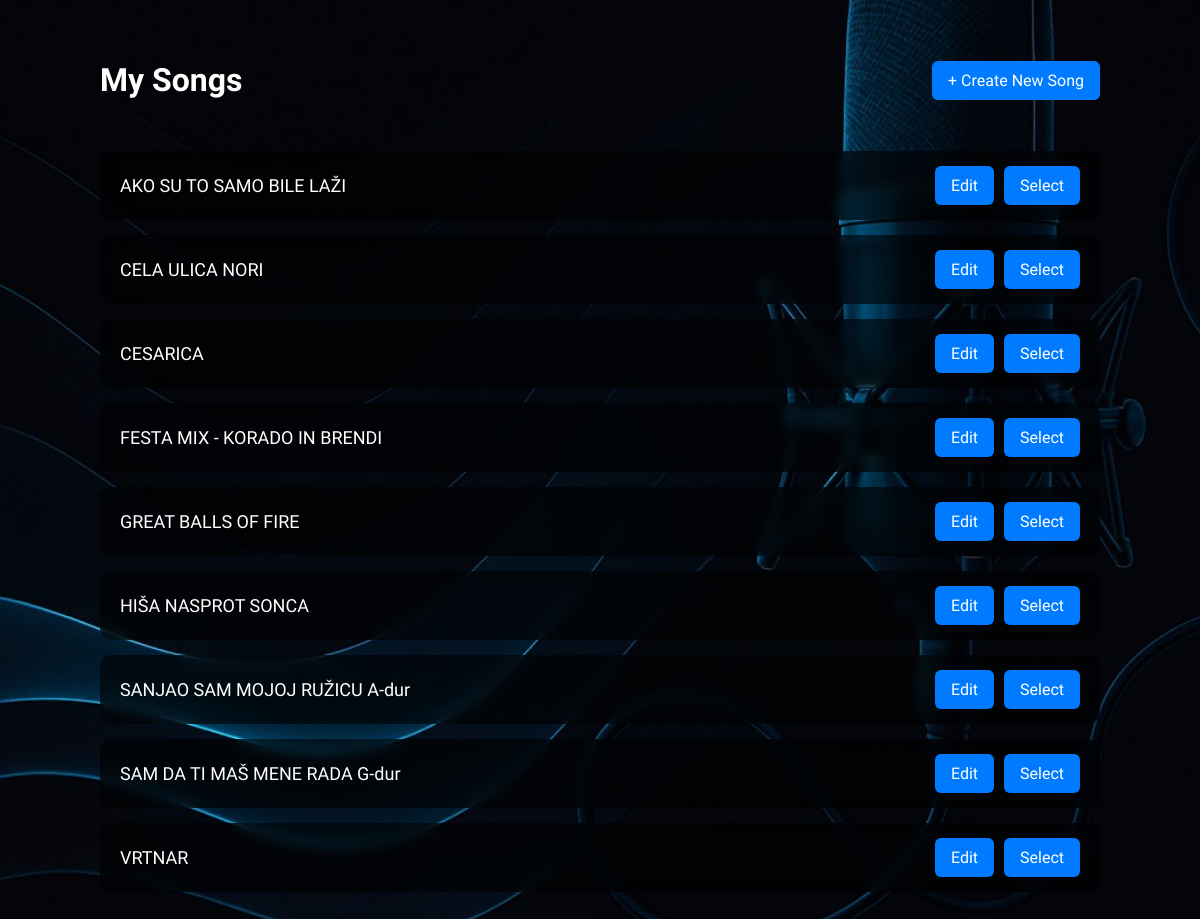
Screenshot of /songs (signed in) with the database file from the repository.
### main.py (models this page shows)
class Song(db.Model):
    id = db.Column(db.Integer, primary_key=True)
    title = db.Column(db.String(100))
    lyrics = db.Column(db.Text)
    likes = db.Column(db.Integer, default=0)
    user_id = db.Column(db.Integer, db.ForeignKey('user.id'))

### main.py (the view)
@app.route('/songs')
@login_required
def songs():
    songs = Song.query.all()
    return render_template('songs.html', songs=songs)

### main.py (called while the page is built)
@login_manager.user_loader
def load_user(id):
    return User.query.get(int(id))

### templates/songs.html (shortened to what this page needs)
{% extends "base.html" %}
{% block content %}
<div class="songs-container">
    <div class="songs-header">
        <h1>My Songs</h1>
        <a href="{{ url_for('editor') }}" class="btn btn-create">+ Create New Song</a>
    </div>
    <div class="songs-list">
        {% for song in songs %}
        <div class="song-card">
            <span class="song-title">{{ song.title }}</span>
            <div class="song-actions">
                <a href="{{ url_for('edit_song', song_id=song.id) }}" class="btn btn-action">Edit</a>
                <a href="{{ url_for('select_song') }}" class="btn btn-action" onclick="selectSong({{ song.id }}); return false;">Select</a>
            </div>
        </div>
        {% endfor %}
    </div>
</div>
{% endblock %}

### templates/base.html (shortened to what this page needs)
<!DOCTYPE html>
<html lang="en">
<head>
    <link rel="stylesheet" href="https://cdnjs.cloudflare.com/ajax/libs/chosen/1.8.7/chosen.min.css">
    <link rel="stylesheet" href="{{ url_for('static', filename='css/style.css') }}">
</head>
<body>
    {% block content %}{% endblock %}
</body>
</html>

### static/css/style.css (style rules this page uses)
body { font-family: Arial, sans-serif; margin: 0; padding: 0; background-image: url("../Slika-login.jpg"); background-size: cover; background-repeat: no-repeat; background-position: center; background-attachment: fixed; color: white; }
.btn, .song-button, .back-button, button { padding: 10px 20px; border: none; border-radius: 8px; background: #007bff; color: white; cursor: pointer; font-size: 16px; transition: background-color 0.3s ease-in-out; }

### templates/songs.html (style rules this page uses)
body { font-family: 'Segoe UI', sans-serif; color: white; margin: 0; padding: 0; }
.songs-container { width: 90%; max-width: 1000px; margin: 40px auto; }
.songs-header { display: flex; justify-content: space-between; align-items: center; margin-bottom: 30px; }
h1 { font-size: 32px; font-weight: 600; }
.btn { padding: 10px 16px; border: none; border-radius: 6px; cursor: pointer; font-weight: 500; text-decoration: none; transition: background 0.2s ease; }
.btn-create { background-color: #007bff; color: white; }
.songs-list { display: flex; flex-direction: column; gap: 15px; }
.song-card { background-color: rgba(0, 0, 0, 0.6); padding: 15px 20px; border-radius: 12px; display: flex; justify-content: space-between; align-items: center; backdrop-filter: blur(6px); transition: transform 0.2s ease, background-color 0.2s ease; }
.song-title { font-size: 18px; font-weight: 500; white-space: nowrap; overflow: hidden; text-overflow: ellipsis; }
.song-actions { display: flex; gap: 10px; }
.btn-action { background-color: #007bff; color: white; }

### rows the page displays
Song: title "AKO SU TO SAMO BILE LAŽI"
Song: title "CELA ULICA NORI"
Song: title "CESARICA"
Song: title "FESTA MIX - KORADO IN BRENDI"
Song: title "GREAT BALLS OF FIRE"
Song: title "HIŠA NASPROT SONCA"
Song: title "SANJAO SAM MOJOJ RUŽICU A-dur"
Song: title "SAM DA TI MAŠ MENE RADA G-dur"
Song: title "VRTNAR"
